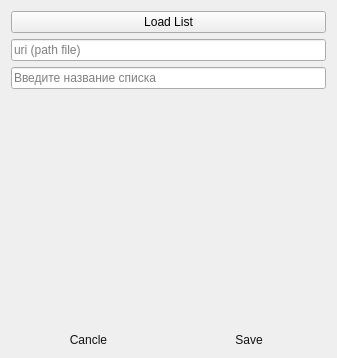
<?xml version="1.0" encoding="UTF-8"?>
<ui version="4.0">
 <class>Form</class>
 <widget class="QWidget" name="Form">
  <property name="geometry">
   <rect>
    <x>0</x>
    <y>0</y>
    <width>337</width>
    <height>358</height>
   </rect>
  </property>
  <property name="windowTitle">
   <string>Form</string>
  </property>
  <layout class="QVBoxLayout" name="verticalLayout_2" stretch="0,1,0">
   <item>
    <layout class="QVBoxLayout" name="layout_list">
     <item>
      <layout class="QVBoxLayout" name="verticalLayout_3">
       <item>
        <layout class="QVBoxLayout" name="verticalLayout_4">
         <item>
          <widget class="QPushButton" name="but_load_list_words">
           <property name="text">
            <string>Load List</string>
           </property>
           <property name="icon">
            <iconset>
             <normaloff>../../icons/file.png</normaloff>../../icons/file.png</iconset>
           </property>
           <property name="iconSize">
            <size>
             <width>20</width>
             <height>20</height>
            </size>
           </property>
          </widget>
         </item>
         <item>
          <widget class="QLineEdit" name="lineEdit_2">
           <property name="text">
            <string/>
           </property>
           <property name="placeholderText">
            <string>uri (path file)</string>
           </property>
          </widget>
         </item>
        </layout>
       </item>
       <item>
        <widget class="QLineEdit" name="lineEdit">
         <property name="placeholderText">
          <string>Введите название списка</string>
         </property>
        </widget>
       </item>
      </layout>
     </item>
    </layout>
   </item>
   <item>
    <layout class="QHBoxLayout" name="layout_list_words"/>
   </item>
   <item>
    <layout class="QHBoxLayout" name="layout_save">
     <item>
      <widget class="QPushButton" name="but_cancel">
       <property name="sizePolicy">
        <sizepolicy hsizetype="Expanding" vsizetype="Maximum">
         <horstretch>0</horstretch>
         <verstretch>0</verstretch>
        </sizepolicy>
       </property>
       <property name="styleSheet">
        <string notr="true">QPushButton {
color: #111;
background-color: rgba(255, 255, 255, 0);
border-radius: 5px;
border: 0px solid #000;
}</string>
       </property>
       <property name="text">
        <string>Cancle</string>
       </property>
       <property name="icon">
        <iconset>
         <normaloff>../../icons/cancel.png</normaloff>../../icons/cancel.png</iconset>
       </property>
       <property name="iconSize">
        <size>
         <width>25</width>
         <height>25</height>
        </size>
       </property>
      </widget>
     </item>
     <item>
      <widget class="QPushButton" name="but_save">
       <property name="sizePolicy">
        <sizepolicy hsizetype="Expanding" vsizetype="Maximum">
         <horstretch>0</horstretch>
         <verstretch>0</verstretch>
        </sizepolicy>
       </property>
       <property name="styleSheet">
        <string notr="true">QPushButton {
color: #111;
background-color: rgba(255, 255, 255, 0);
border-radius: 5px;
border: 0px solid #000;
}</string>
       </property>
       <property name="text">
        <string>Save</string>
       </property>
       <property name="icon">
        <iconset>
         <normaloff>../../icons/save.png</normaloff>../../icons/save.png</iconset>
       </property>
       <property name="iconSize">
        <size>
         <width>25</width>
         <height>25</height>
        </size>
       </property>
      </widget>
     </item>
    </layout>
   </item>
  </layout>
 </widget>
 <resources/>
 <connections/>
</ui>
